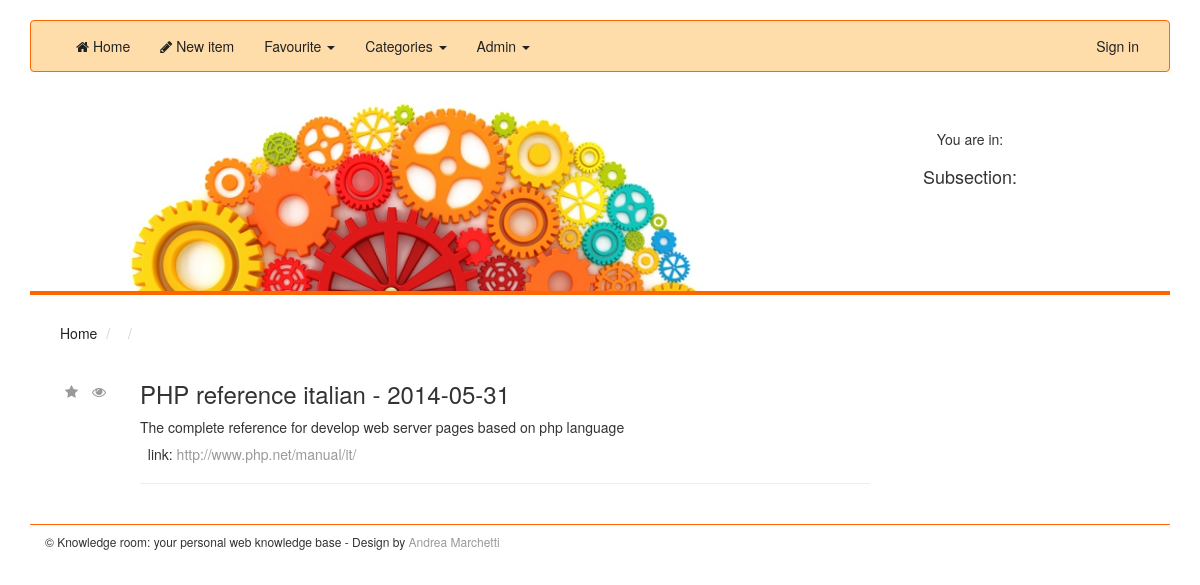
Page /resource.php on the earlier database version.
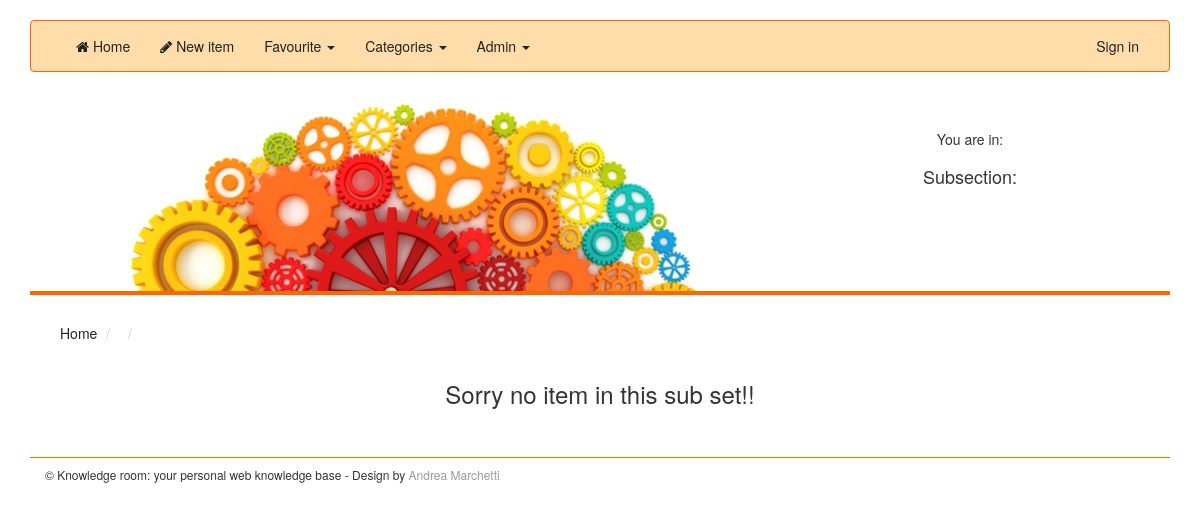
Same page on the later database version.
### tables this page shows
CREATE TABLE IF NOT EXISTS `resource` (
  `resourceId` INT NOT NULL AUTO_INCREMENT,
  `title` VARCHAR(200) NOT NULL,
  `annotationDate` DATE NOT NULL,
  `description` TEXT NULL,
  `subCategory` VARCHAR(100) NOT NULL,
  PRIMARY KEY (`resourceId`),
  UNIQUE INDEX `title_UNIQUE` (`title` ASC),
  INDEX `fk_resource_subCategory_idx` (`subCategory` ASC),
  CONSTRAINT `fk_resource_subCategory`
    FOREIGN KEY (`subCategory`)
    REFERENCES `subCategory` (`subCategoryName`)
    ON DELETE NO ACTION
    ON UPDATE CASCADE);

CREATE TABLE IF NOT EXISTS `link` (
  `linkId` INT NOT NULL AUTO_INCREMENT,
  `linkPath` TEXT NOT NULL,
  `linkType` VARCHAR(45) NOT NULL,
  `resource` VARCHAR(200) NOT NULL,
  PRIMARY KEY (`linkId`),
  INDEX `fk_link_linkType_idx` (`linkType` ASC),
  UNIQUE INDEX `resource_resourceId_UNIQUE` (`resource` ASC),
  CONSTRAINT `fk_link_linkType`
    FOREIGN KEY (`linkType`)
    REFERENCES `linkType` (`type`)
    ON DELETE NO ACTION
    ON UPDATE CASCADE,
  CONSTRAINT `fk_link_resource`
    FOREIGN KEY (`resource`)
    REFERENCES `resource` (`title`)
    ON DELETE NO ACTION
    ON UPDATE CASCADE);

### include/DB/dbUtility.php (called while the page is built, shortened)
<?php
class dbUtility{
	public static function queryToDB($conn, $queryText){
		if(isset($conn)){
			$myQuery=mysqli_query($conn, $queryText);
		return $myQuery;
		}
		else return false;
	}
}

### resource.php (the view, shortened to what this page needs)
<?php
@ require 'include/DB/dbUtility.php';
@ require 'include/DB/dbData.php';
?>
<?php
$dbConn = dbUtility::connectToDB ( $HOST, $USER, $PASSWORD, $DB );
?>
<!DOCTYPE html>
<html lang="en">
<head>
<link href="css/reset/reset.css" rel="stylesheet">
<link href="css/bootstrap/bootstrap.css" rel="stylesheet">
<link href="css/custom/style.css" rel="stylesheet">
<link href="css/custom/navbar-orange.css" rel="stylesheet">
<link href="css/font-awesome/css/font-awesome.min.css" rel="stylesheet">
</head>
<body>
	<div class="container">
		<div class="navbar navbar-default navbar-orange" role="navigation">
			<div class="container-fluid">
				<div class="navbar-collapse collapse">
					<ul class="nav navbar-nav">
						<li><a href="index.php"><div class="fa fa-home"></div>
								Home</a></li>
						<li><a href="#"><div class="fa fa-pencil"></div> New item</a></li>
						<li class="dropdown"><a href="#" class="dropdown-toggle"
							data-toggle="dropdown">Favourite <b class="caret"></b></a>
							</li>
						<li class="dropdown"><a href="#" class="dropdown-toggle"
							data-toggle="dropdown">Categories <b class="caret"></b></a>
							</li>
						<li class="dropdown"><a href="#" class="dropdown-toggle"
							data-toggle="dropdown">Admin <b class="caret"></b></a>
							</li>
					</ul>
					<ul class="nav navbar-nav navbar-right">
						<li><a href="#">Sign in</a></li>
					</ul>
				</div>
			</div>
		</div>
		<div class="col-md-12">
			<div class="col-md-8 topBanner">
				<img src="img/gear.jpg" class="img-responsive">
			</div>
			<div class="col-md-4 topSlogan text-center">
				<br>
				<h5>You are in:</h5>
				<h4>Subsection: <?php echo"" . $_GET ['subCat'] . "";?></h4>
			</div>
		</div>
		<div class="col-md-12 contentDisplayer">
			<br><br>
			<ol class="breadcrumb">
				<li><a href="index.php">Home</a></li>
				<li><a href="<?php echo"subcategories.php?cat=" . $_GET ['cat'] . "";?>"><?php echo"" . $_GET ['cat'] . "";?></a></li>
				<li class="active"><?php echo"" . $_GET ['subCat'] . "";?></li>
			</ol>
			<div class="row">
				<?php
				$queryText = "SELECT * FROM resource INNER JOIN link ON title=resource INNER JOIN linkType ON linkType=type WHERE subCategory='" . $_GET ['subCat'] . "'";
				$query = dbUtility::queryToDB ( $dbConn, $queryText );
				$count = 0;
				while ( $row = mysqli_fetch_array ( $query ) ) :
					?>
					<div class="col-md-1">
					<br>
					<a href=#><div class="fa fa-star" style="margin-right: 10px; margin-left:20px;"></div></a>
					<a href=#><div class="fa fa-eye"></div></a>
					</div>
					<div class="col-md-8">
					<?php
					echo "<h3>" . $row ['title'] . " - " . $row ['annotationDate'] . "</h3>";
					echo "<p class='text-justify'>" . $row ['description'] . "</p>";
					echo "<h5><div class='fa ".$row ['linkIconName']."'></div> &nbsp;link: <a href='".$row ['linkPath']."' target='_blank' rel='nofollow'>".$row ['linkPath']."</a></h5>";
					?>
					<hr>
					<br>
				</div>
				<?php
					$count ++;
				endwhile
				;
				if ($count == 0)
					echo "<h3 class='text-center'>Sorry no item in this sub set!!</h3><br><br>";
				?>
			</div>
		</div>
		<footer>
			<div class="col-md-12 footerContainer text-left">
				<h6>
					&copy; Knowledge room: your personal web knowledge base - Design by
					<a href="">Andrea Marchetti</a>
				</h6>
			</div>
		</footer>
	</div>
</body>
</html>

Differences in the rows shown:
no longer on this page (row edited): resource: title "PHP reference italian", annotationDate "2014-05-31", description "The complete reference for develop web server pages based on php language", link.linkPath "http://www.php.net/manual/it/"
Other differences:
text now shown: "Sorry no item in this sub set!!"
